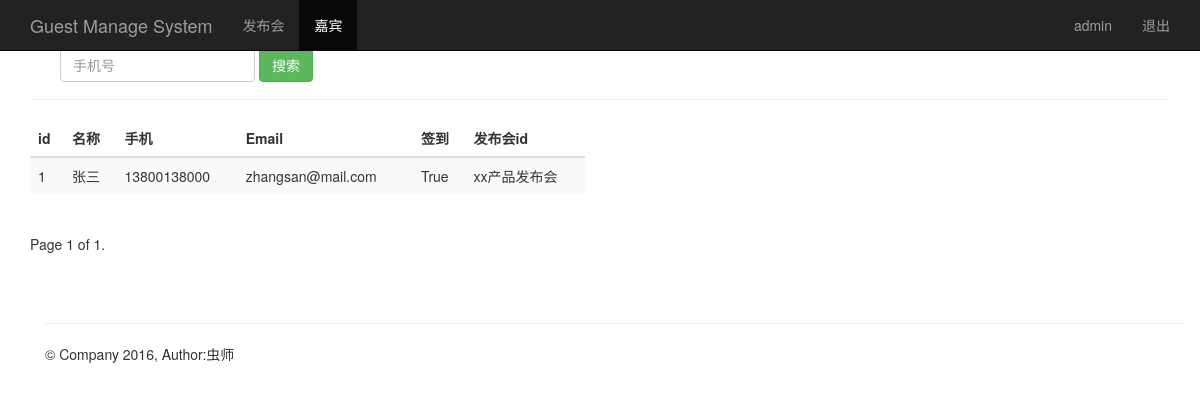
/guest_manage/ (signed in), run on an earlier commit of the app's database.
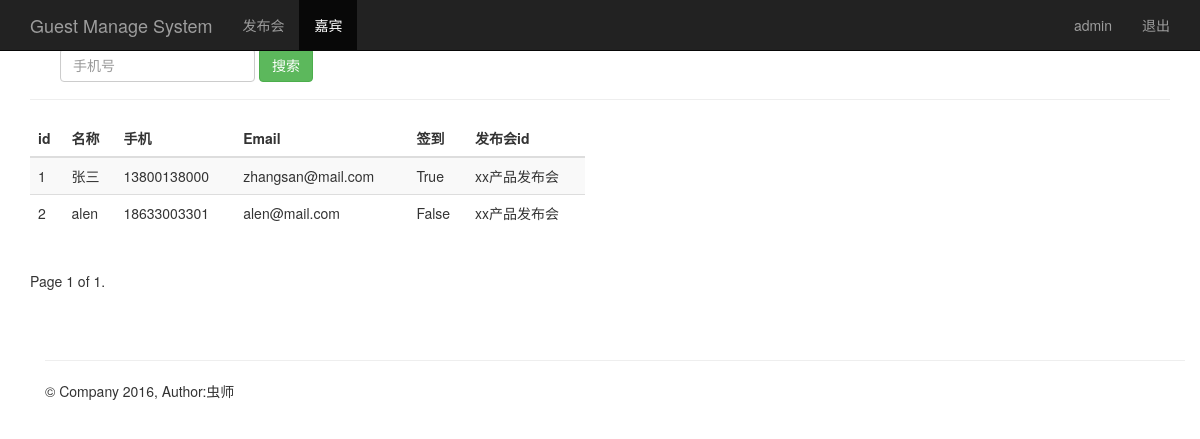
And on a later commit of the database.
### sign/models.py (models this page shows, shortened)
class Guest(models.Model):
    event = models.ForeignKey(Event)            # 关联发布会id
    realname = models.CharField(max_length=64)  # 姓名
    phone = models.CharField(max_length=16)     # 手机号
    email = models.EmailField()                 # 邮箱
    sign = models.BooleanField()                # 签到状态
    create_time = models.DateTimeField(auto_now=True)  # 创建时间（自动获取当前时间）
    class Meta:
        unique_together = ('phone', 'event')

class Event(models.Model):
    name = models.CharField(max_length=100)            # 发布会标题
    limit = models.IntegerField()                      # 限制人数
    status = models.BooleanField()                     # 状态
    address = models.CharField(max_length=200)         # 地址
    start_time = models.DateTimeField('events time')   # 发布会时间
    create_time = models.DateTimeField(auto_now=True)  # 创建时间（自动获取当前时间）
    def __str__(self):
        return self.name

### sign/views.py (the view)
# urls.py: url(r'^guest_manage/$', views.guest_manage),
@login_required
def guest_manage(request):
    guest_list = Guest.objects.all()
    username = request.session.get('username', '')
    paginator = Paginator(guest_list, 10)
    page = request.GET.get('page')
    try:
        contacts = paginator.page(page)
    except PageNotAnInteger:
        contacts = paginator.page(1)
    except EmptyPage:
        contacts = paginator.page(paginator.num_pages)
    return render(request, "guest_manage.html", {"user": username, "guests": contacts})

### sign/templates/guest_manage.html (shortened to what this page needs)
{% extends "base.html" %}
{% block content %}
    <nav class="navbar navbar-inverse navbar-fixed-top">
      <div class="container">
        <div class="navbar-header">
          <a class="navbar-brand" href="/guest_manage/">Guest Manage System</a>
        </div>
        <div id="navbar" class="collapse navbar-collapse">
          <ul class="nav navbar-nav">
            <li><a href="/event_manage/">发布会</a></li>
            <li class="active"><a href="#about">嘉宾</a></li>
          </ul>
          <ul class="nav navbar-nav navbar-right">
           <li><a href="#">{{user}}</a></li>
           <li><a href="/logout/">退出</a></li>
         </ul>
        </div>
      </div>
    </nav>
    <div class="container theme-showcase" role="main">
      <div class="page-header">
        <div id="navbar" class="navbar-collapse collapse">
          <form class="navbar-form" method="get" action="/sreach_phone/">
            <div class="form-group">
              <input name="phone" type="text" placeholder="手机号" class="form-control">
            </div>
            <button type="submit" class="btn btn-success">搜索</button>
          </form>
        </div>
      </div>
      <div class="row">
        <div class="col-md-6">
          <table class="table table-striped">
            <thead>
              <tr>
                <th>id</th>
                <th>名称</th>
                <th>手机</th>
                <th>Email</th>
                <th>签到</th>
                <th>发布会id</th>
              </tr>
            </thead>
            <tbody>
              {% for guest in guests %}
                <tr>
                  <td>{{ guest.id }}</td>
                  <td>{{ guest.realname }}</td>
                  <td>{{ guest.phone }}</td>
                  <td>{{ guest.email }}</td>
                  <td>{{ guest.sign }}</td>
                  <td>{{ guest.event }}</td>
                </tr>
             {% endfor %}
            </tbody>
          </table>
        </div>
      </div>
    <div class="pagination">
      <span class="step-links">
          <span class="current">
            Page {{ guests.number }} of {{ guests.paginator.num_pages }}.
          </span>
      </span>
    </div>
{% endblock %}

### sign/templates/base.html (shortened to what this page needs)
<!DOCTYPE html>
<html lang="zh-CN">
  <head>
      <link href="//cdn.bootcss.com/bootstrap/3.3.5/css/bootstrap.min.css" rel="stylesheet">
      <link href="//v3.bootcss.com/examples/theme/theme.css" rel="stylesheet">
  </head>
  <body role="document">
  {% block content %}
  {% endblock %}
    <div class="container theme-showcase" role="main">
        <div class="page-header">
        </div>
        <footer class="footer">
          <p>&copy; Company 2016, Author:虫师</p>
        </footer>
    </div>
  </body>
</html>

What changed in the data, as far as the page shows it:
added Guest: id "2", realname "alen", phone "18633003301", email "alen@mail.com", sign "False", event "xx产品发布会"
